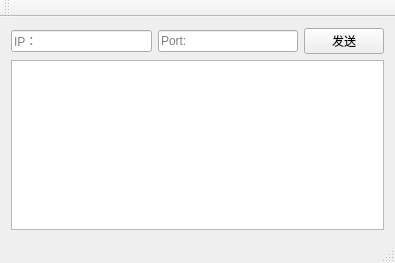
<?xml version="1.0" encoding="UTF-8"?>
<ui version="4.0">
 <class>UdpSend</class>
 <widget class="QMainWindow" name="UdpSend">
  <property name="geometry">
   <rect>
    <x>0</x>
    <y>0</y>
    <width>395</width>
    <height>263</height>
   </rect>
  </property>
  <property name="windowTitle">
   <string>UdpSend</string>
  </property>
  <widget class="QWidget" name="centralWidget">
   <layout class="QGridLayout" name="gridLayout">
    <item row="0" column="0">
     <layout class="QVBoxLayout" name="verticalLayout">
      <item>
       <layout class="QHBoxLayout" name="horizontalLayout">
        <item>
         <widget class="QLineEdit" name="ipEdit">
          <property name="placeholderText">
           <string>IP：</string>
          </property>
         </widget>
        </item>
        <item>
         <widget class="QLineEdit" name="portEdit">
          <property name="placeholderText">
           <string>Port:</string>
          </property>
         </widget>
        </item>
        <item>
         <widget class="QPushButton" name="sendBt">
          <property name="text">
           <string>发送</string>
          </property>
         </widget>
        </item>
       </layout>
      </item>
      <item>
       <widget class="QTextEdit" name="textEdit"/>
      </item>
     </layout>
    </item>
   </layout>
  </widget>
  <widget class="QMenuBar" name="menuBar">
   <property name="geometry">
    <rect>
     <x>0</x>
     <y>0</y>
     <width>395</width>
     <height>23</height>
    </rect>
   </property>
  </widget>
  <widget class="QToolBar" name="mainToolBar">
   <attribute name="toolBarArea">
    <enum>TopToolBarArea</enum>
   </attribute>
   <attribute name="toolBarBreak">
    <bool>false</bool>
   </attribute>
  </widget>
  <widget class="QStatusBar" name="statusBar"/>
 </widget>
 <layoutdefault spacing="6" margin="11"/>
 <resources/>
 <connections/>
</ui>
